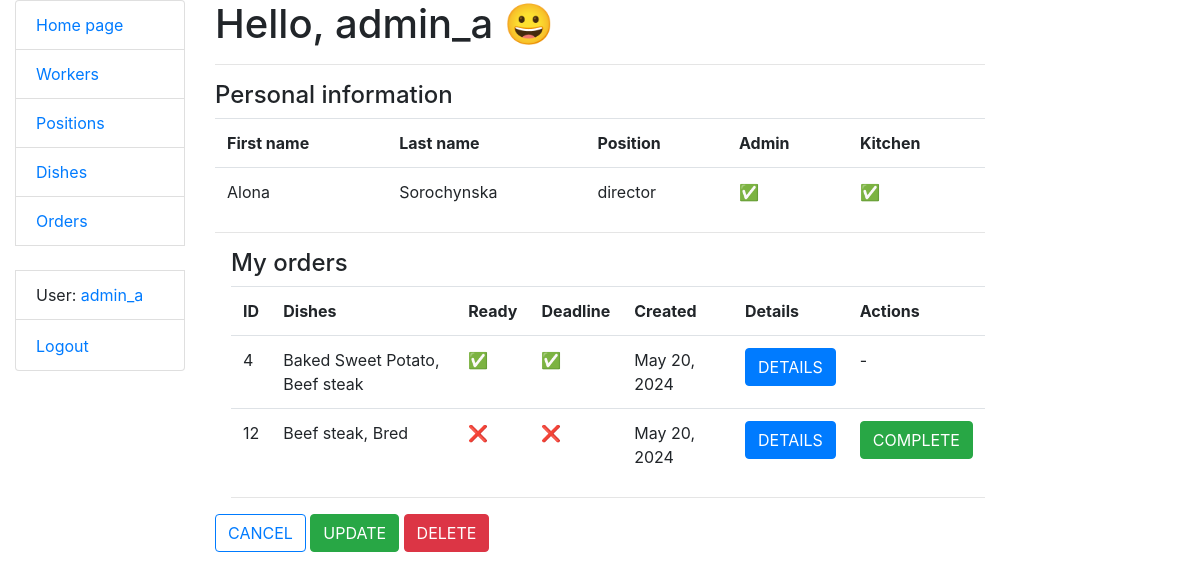
The page /workers/1/ (signed in) on the database as committed earlier.
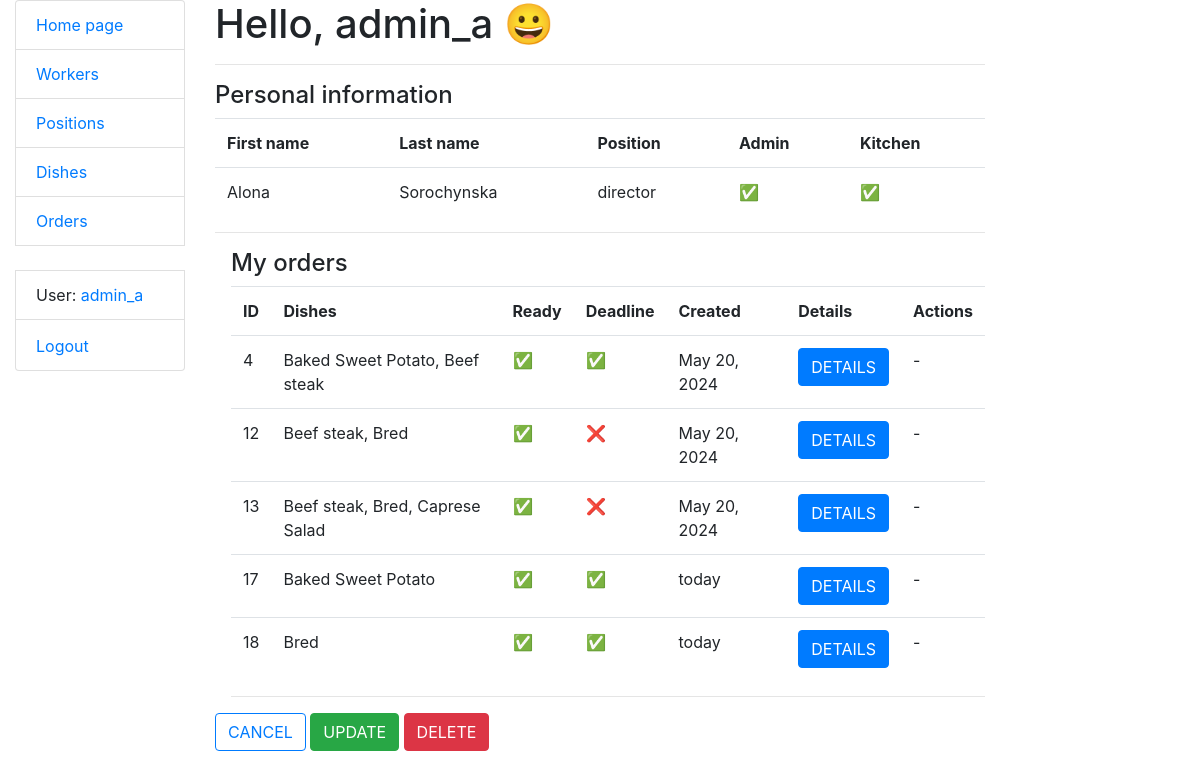
The same page on the database as committed later.
### kitchen/models.py (models this page shows, shortened)
class Worker(AbstractUser):
    position = models.ForeignKey("Position", on_delete=models.CASCADE,
                                 null=True, blank=True, related_name="workers")
    class Meta:
        verbose_name = "worker"
        verbose_name_plural = "workers"
    def get_absolute_url(self):
        return reverse("kitchen:worker-detail", kwargs={"pk": self.pk})

class Position(models.Model):
    name = models.CharField(max_length=255)
    lead_position = models.BooleanField(default=False)
    kitchen = models.BooleanField(default=False)
    def __str__(self):
        return self.name

class Order(models.Model):
    dishes = models.ManyToManyField(Dish, related_name="orders")
    note = models.TextField(null=True, blank=True)
    worker = models.ForeignKey(settings.AUTH_USER_MODEL, on_delete=models.CASCADE, related_name="orders")
    is_completed = models.BooleanField(default=False)
    is_completed_in_time = models.BooleanField(default=False)
    creation_time = models.DateTimeField(auto_now_add=True)
    deadline = models.IntegerField(default=60)
    @property
    def completion_time(self):
        completion_time = self.creation_time + timezone.timedelta(minutes=self.deadline)
        if completion_time <= timezone.now():
            return False
        return int((completion_time - timezone.now()).total_seconds() // 60)
    def get_dish_names(self):
        return ", ".join(dish.name for dish in self.dishes.all())
    def get_absolute_url(self):
        return reverse("kitchen:order-detail", kwargs={"pk": self.pk})

class Dish(models.Model):
    name = models.CharField(max_length=255, unique=True)
    price = models.DecimalField(max_digits=5, decimal_places=2)
    class Meta:
        ordering = ["name"]

### kitchen/views.py (the view)
# urls.py: path("workers/<int:pk>/", WorkerDetailView.as_view(), name="worker-detail"),
class WorkerDetailView(LoginRequiredMixin, generic.DetailView):
    model = Worker
    queryset = Worker.objects.all().prefetch_related("orders__dishes")

### templates/kitchen/worker_detail.html
{% extends "base.html" %}
{% block content %}
  {% if user == worker %}
    <h1>Hello, {{ worker.username }} 😀</h1>
  {% else %}
    <h1>Worker {{ worker.username }}</h1>
  {% endif %}
  <hr>
  <h4>Personal information</h4>
  <table class="table">
    <tr>
      <th>First name</th>
      <th>Last name</th>
      <th>Position</th>
      <th>Admin</th>
      <th>Kitchen</th>
    </tr>
    <tr>
      <td>{{ worker.first_name }}</td>
      <td>{{ worker.last_name }}</td>
      <td>{{ worker.position }}</td>
      <td>{% if worker.position.lead_position %}✅{% else %}✖️{% endif %}</td>
      <td>{% if worker.position.kitchen %}✅{% else %}✖️{% endif %}</td>
    </tr>
  </table>
  <hr>
  <div class="ml-3">
    {% if user == worker %}
      <h4>My orders</h4>
    {% else %}
      <h4>Orders</h4>
    {% endif %}
    {% if worker.orders.all %}
      <table class="table">
        <tr>
          <th>ID</th>
          <th>Dishes</th>
          <th>Ready</th>
          <th>Deadline</th>
          <th>Created</th>
          <th>Details</th>
          <th>Actions</th>
        </tr>
        {% for order in worker.orders.all %}
          <tr>
            <td>{{ order.id }}</td>
            <td>{{ order.get_dish_names }}</td>
            <td>{% if order.is_completed %}✅{% else %}❌{% endif %}</td>
            <td>
              {% if order.is_completed_in_time %}
                ✅
              {% elif order.completion_time %}
                <b>{{ order.completion_time }}</b> min
              {% else %}
                ❌
              {% endif %}
            </td>
            {% load humanize %}
            <td>{{ order.creation_time|naturalday }}</td>
            <td><a href="{{ order.get_absolute_url }}" class="btn btn-primary">DETAILS</a></td>
            <td>
              {% if not order.is_completed %}
                <a href="{% url 'kitchen:order-complete' pk=order.id %}" class="btn btn-success">COMPLETE</a>
              {% else %}
                -
              {% endif %}
            </td>
          </tr>
        {% endfor %}
      </table>
      <hr>
    {% else %}
      <p>No orders!</p>
    {% endif %}
  </div>
  <a href="{% url "kitchen:worker-list" %}" class="btn btn-outline-primary">CANCEL</a>
  <a href="{% url 'kitchen:worker-update' pk=worker.id %}" class="btn btn-success">UPDATE</a>
  <a href="{% url 'kitchen:worker-delete' pk=worker.id %}" class="btn btn-danger">DELETE</a>
{% endblock %}

### templates/base.html (shortened to what this page needs)
<!DOCTYPE html>
<html lang="en">
<head>
  <link rel="stylesheet"
        href="https://cdn.jsdelivr.net/npm/bootstrap@4.5.3/dist/css/bootstrap.min.css"
>
  {% load static %}
  <link rel="stylesheet" href="{% static 'css/styles.css' %}">
</head>
<body>
<div class="container-fluid">
  <div class="row">
    <div class="col-sm-2">
      {% block sidebar %}
        {% include "includes/sidebar.html" %}
      {% endblock %}
    </div>
    <div class="col-sm-8 ">
      {% block content %}{% endblock %}
    </div>
  </div>
</div>
</body>
</html>

### templates/includes/sidebar.html (shortened to what this page needs)
<ul class="sidebar-nav list-group">
  <li class="list-group-item"><a href="{% url "kitchen:index" %}">Home page</a></li>
  <li class="list-group-item"><a href="{% url "kitchen:worker-list" %}">Workers</a></li>
  <li class="list-group-item"><a href="{% url "kitchen:position-list" %}">Positions</a></li>
  <li class="list-group-item"><a href="{% url "kitchen:dish-list" %}">Dishes</a></li>
  <li class="list-group-item"><a href="{% url "kitchen:order-list" %}">Orders</a></li>
  <br>
  {% if user.is_authenticated %}
    <li class="list-group-item">User: <a href="{{ user.get_absolute_url }}">{{ user.get_username }}</a></li>
    <li class="list-group-item">
      <form id="logout-form" action="{% url 'logout' %}" method="post" style="display: inline;">
        <button type="submit" class="btn btn-link" style="padding: 0; border: none; background: none;">Logout</button>
      </form>
    </li>
  {% else %}
    <li class="list-group-item"><a href="{% url 'login' %}?next={{ request.path }}">Login</a></li>
  {% endif %}
</ul>

### templates/includes/pagination.html (shortened to what this page needs)
{% load query_transform %}

Rows that differ between the two databases and show on the page:
changed Order "Beef steak, Bred": is_completed "❌ COMPLETE" → "✅ -"
now on this page (row edited): Order: id "13", get_dish_names "Beef steak, Bred, Caprese Salad", creation_time "May 20, 2024"
added Order: id "17", get_dish_names "Baked Sweet Potato", creation_time "today"
added Order: id "18", get_dish_names "Bred", creation_time "today"
